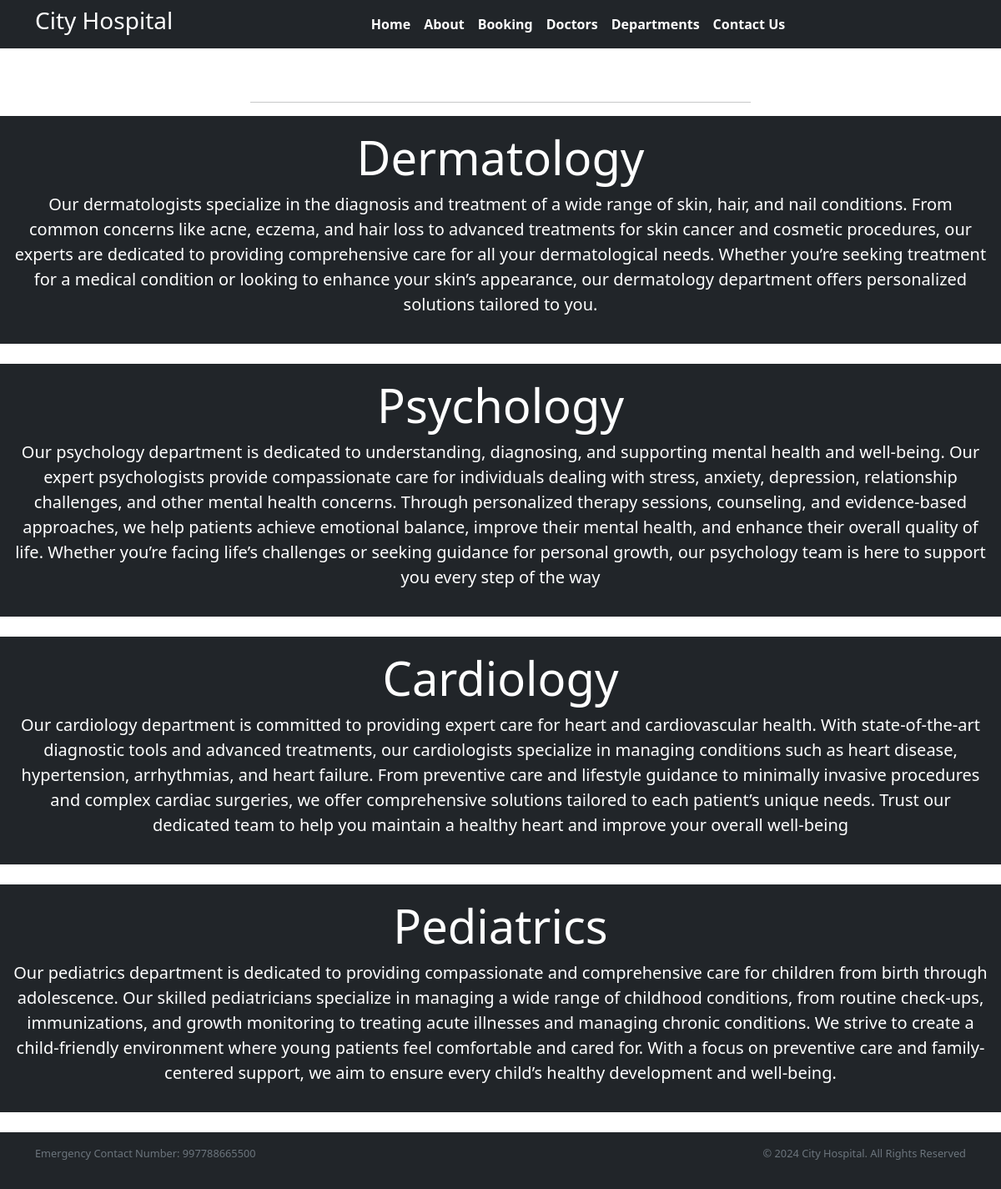
Page /Department/ on the committed database.
### home/models.py (models this page shows, shortened)
class Departments(models.Model):
    dep_name = models.CharField(max_length=100)
    dep_desription = models.TextField()

### home/views.py (the view)
# urls.py: path('Department/', views.Department, name='Department'),
def Department(request):
    dict_dept={
        'dept':Departments.objects.all()
    }
    return render(request,'department.html',dict_dept)

### templates/department.html (shortened to what this page needs)
{% extends "Base.html" %}
{% block Content %}
<h1 class="text-center text-white">Our Department</h1>
<hr class="w-50 mx-auto">
{% for d in dept %}
   <div class="d-flex flex-column align-items-center justify-content-center text-center bg-dark text-white p-3" style="min-height: 30vh;">
    <h1 class="display-4">{{d.dep_name}}</h1>
    <p class="lead">{{d.dep_desription}}</p>
   </div>
    <body>
    </body>
{% endfor %}
{% endblock %}

### rows in the picture
Departments: dep_name "Dermatology", dep_desription "Our dermatologists specialize in the diagnosis and treatment of a wide range of skin, hair, and nail conditions. From common concerns like acne, eczema, and hair loss to advanced treatments for skin cancer and cosmetic procedures, our experts are dedicated to providing comprehensive care for all your dermatological needs. Whether you’re seeking treatment for a medical condition or looking to enhance your skin’s appearance, our dermatology department offers personalized solutions tailored to you."
Departments: dep_name "Psychology", dep_desription "Our psychology department is dedicated to understanding, diagnosing, and supporting mental health and well-being. Our expert psychologists provide compassionate care for individuals dealing with stress, anxiety, depression, relationship challenges, and other mental health concerns. Through personalized therapy sessions, counseling, and evidence-based approaches, we help patients achieve emotional balance, improve their mental health, and enhance their overall quality of life. Whether you’re facing life’s challenges or seeking guidance for personal growth, our psychology team is here to support you every step of the way"
Departments: dep_name "Cardiology", dep_desription "Our cardiology department is committed to providing expert care for heart and cardiovascular health. With state-of-the-art diagnostic tools and advanced treatments, our cardiologists specialize in managing conditions such as heart disease, hypertension, arrhythmias, and heart failure. From preventive care and lifestyle guidance to minimally invasive procedures and complex cardiac surgeries, we offer comprehensive solutions tailored to each patient’s unique needs. Trust our dedicated team to help you maintain a healthy heart and improve your overall well-being"
Departments: dep_name "Pediatrics", dep_desription "Our pediatrics department is dedicated to providing compassionate and comprehensive care for children from birth through adolescence. Our skilled pediatricians specialize in managing a wide range of childhood conditions, from routine check-ups, immunizations, and growth monitoring to treating acute illnesses and managing chronic conditions. We strive to create a child-friendly environment where young patients feel comfortable and cared for. With a focus on preventive care and family-centered support, we aim to ensure every child’s healthy development and well-being."
